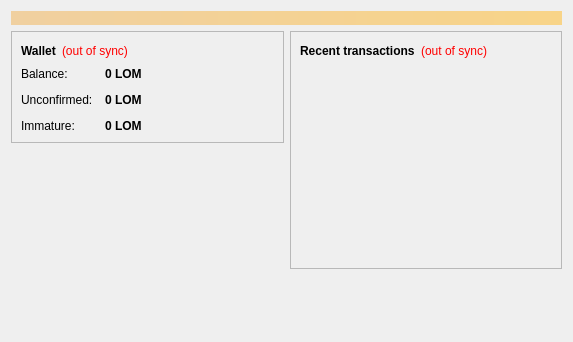
<?xml version="1.0" encoding="UTF-8"?>
<ui version="4.0">
 <class>OverviewPage</class>
 <widget class="QWidget" name="OverviewPage">
  <property name="geometry">
   <rect>
    <x>0</x>
    <y>0</y>
    <width>573</width>
    <height>342</height>
   </rect>
  </property>
  <property name="windowTitle">
   <string>Form</string>
  </property>
  <layout class="QVBoxLayout" name="topLayout">
   <item>
    <widget class="QLabel" name="labelAlerts">
     <property name="visible">
      <bool>false</bool>
     </property>
     <property name="styleSheet">
      <string notr="true">background-color: qlineargradient(x1: 0, y1: 0, x2: 1, y2: 0, stop:0 #F0D0A0, stop:1 #F8D488); color:#000000;</string>
     </property>
     <property name="wordWrap">
      <bool>true</bool>
     </property>
     <property name="margin">
      <number>3</number>
     </property>
    </widget>
   </item>
   <item>
    <layout class="QHBoxLayout" name="horizontalLayout" stretch="1,1">
     <item>
      <layout class="QVBoxLayout" name="verticalLayout_2">
       <item>
        <widget class="QFrame" name="frame">
         <property name="frameShape">
          <enum>QFrame::StyledPanel</enum>
         </property>
         <property name="frameShadow">
          <enum>QFrame::Raised</enum>
         </property>
         <layout class="QVBoxLayout" name="verticalLayout_4">
          <item>
           <layout class="QHBoxLayout" name="horizontalLayout_4">
            <item>
             <widget class="QLabel" name="label_5">
              <property name="font">
               <font>
                <weight>75</weight>
                <bold>true</bold>
               </font>
              </property>
              <property name="text">
               <string>Wallet</string>
              </property>
             </widget>
            </item>
            <item>
             <widget class="QLabel" name="labelWalletStatus">
              <property name="toolTip">
               <string>The displayed information may be out of date. Your wallet automatically synchronizes with the Lomeli network after a connection is established, but this process has not completed yet.</string>
              </property>
              <property name="styleSheet">
               <string notr="true">QLabel { color: red; }</string>
              </property>
              <property name="text">
               <string notr="true">(out of sync)</string>
              </property>
              <property name="alignment">
               <set>Qt::AlignLeading|Qt::AlignLeft|Qt::AlignVCenter</set>
              </property>
             </widget>
            </item>
            <item>
             <spacer name="horizontalSpacer_2">
              <property name="orientation">
               <enum>Qt::Horizontal</enum>
              </property>
              <property name="sizeHint" stdset="0">
               <size>
                <width>40</width>
                <height>20</height>
               </size>
              </property>
             </spacer>
            </item>
           </layout>
          </item>
          <item>
           <layout class="QFormLayout" name="formLayout_2">
            <property name="fieldGrowthPolicy">
             <enum>QFormLayout::AllNonFixedFieldsGrow</enum>
            </property>
            <property name="horizontalSpacing">
             <number>12</number>
            </property>
            <property name="verticalSpacing">
             <number>12</number>
            </property>
            <item row="0" column="0">
             <widget class="QLabel" name="label">
              <property name="text">
               <string>Balance:</string>
              </property>
             </widget>
            </item>
            <item row="0" column="1">
             <widget class="QLabel" name="labelBalance">
              <property name="font">
               <font>
                <weight>75</weight>
                <bold>true</bold>
               </font>
              </property>
              <property name="cursor">
               <cursorShape>IBeamCursor</cursorShape>
              </property>
              <property name="toolTip">
               <string>Your current balance</string>
              </property>
              <property name="text">
               <string notr="true">0 LOM</string>
              </property>
              <property name="textInteractionFlags">
               <set>Qt::LinksAccessibleByMouse|Qt::TextSelectableByKeyboard|Qt::TextSelectableByMouse</set>
              </property>
             </widget>
            </item>
            <item row="1" column="0">
             <widget class="QLabel" name="label_3">
              <property name="text">
               <string>Unconfirmed:</string>
              </property>
             </widget>
            </item>
            <item row="1" column="1">
             <widget class="QLabel" name="labelUnconfirmed">
              <property name="font">
               <font>
                <weight>75</weight>
                <bold>true</bold>
               </font>
              </property>
              <property name="cursor">
               <cursorShape>IBeamCursor</cursorShape>
              </property>
              <property name="toolTip">
               <string>Total of transactions that have yet to be confirmed, and do not yet count toward the current balance</string>
              </property>
              <property name="text">
               <string notr="true">0 LOM</string>
              </property>
              <property name="textInteractionFlags">
               <set>Qt::LinksAccessibleByMouse|Qt::TextSelectableByKeyboard|Qt::TextSelectableByMouse</set>
              </property>
             </widget>
            </item>
            <item row="2" column="0">
             <widget class="QLabel" name="labelImmatureText">
              <property name="text">
               <string>Immature:</string>
              </property>
             </widget>
            </item>
            <item row="2" column="1">
             <widget class="QLabel" name="labelImmature">
              <property name="font">
               <font>
                <weight>75</weight>
                <bold>true</bold>
               </font>
              </property>
              <property name="toolTip">
               <string>Mined balance that has not yet matured</string>
              </property>
              <property name="text">
               <string notr="true">0 LOM</string>
              </property>
              <property name="textInteractionFlags">
               <set>Qt::LinksAccessibleByMouse|Qt::TextSelectableByKeyboard|Qt::TextSelectableByMouse</set>
              </property>
             </widget>
            </item>
           </layout>
          </item>
         </layout>
        </widget>
       </item>
       <item>
        <spacer name="verticalSpacer">
         <property name="orientation">
          <enum>Qt::Vertical</enum>
         </property>
         <property name="sizeHint" stdset="0">
          <size>
           <width>20</width>
           <height>40</height>
          </size>
         </property>
        </spacer>
       </item>
      </layout>
     </item>
     <item>
      <layout class="QVBoxLayout" name="verticalLayout_3">
       <item>
        <widget class="QFrame" name="frame_2">
         <property name="frameShape">
          <enum>QFrame::StyledPanel</enum>
         </property>
         <property name="frameShadow">
          <enum>QFrame::Raised</enum>
         </property>
         <layout class="QVBoxLayout" name="verticalLayout">
          <item>
           <layout class="QHBoxLayout" name="horizontalLayout_2">
            <item>
             <widget class="QLabel" name="label_4">
              <property name="text">
               <string>&lt;b&gt;Recent transactions&lt;/b&gt;</string>
              </property>
             </widget>
            </item>
            <item>
             <widget class="QLabel" name="labelTransactionsStatus">
              <property name="toolTip">
               <string>The displayed information may be out of date. Your wallet automatically synchronizes with the Lomeli network after a connection is established, but this process has not completed yet.</string>
              </property>
              <property name="styleSheet">
               <string notr="true">QLabel { color: red; }</string>
              </property>
              <property name="text">
               <string notr="true">(out of sync)</string>
              </property>
              <property name="alignment">
               <set>Qt::AlignRight|Qt::AlignTrailing|Qt::AlignVCenter</set>
              </property>
             </widget>
            </item>
            <item>
             <spacer name="horizontalSpacer">
              <property name="orientation">
               <enum>Qt::Horizontal</enum>
              </property>
              <property name="sizeHint" stdset="0">
               <size>
                <width>40</width>
                <height>20</height>
               </size>
              </property>
             </spacer>
            </item>
           </layout>
          </item>
          <item>
           <widget class="QListView" name="listTransactions">
            <property name="styleSheet">
             <string notr="true">QListView { background: transparent; }</string>
            </property>
            <property name="frameShape">
             <enum>QFrame::NoFrame</enum>
            </property>
            <property name="verticalScrollBarPolicy">
             <enum>Qt::ScrollBarAlwaysOff</enum>
            </property>
            <property name="horizontalScrollBarPolicy">
             <enum>Qt::ScrollBarAlwaysOff</enum>
            </property>
            <property name="selectionMode">
             <enum>QAbstractItemView::NoSelection</enum>
            </property>
           </widget>
          </item>
         </layout>
        </widget>
       </item>
       <item>
        <spacer name="verticalSpacer_2">
         <property name="orientation">
          <enum>Qt::Vertical</enum>
         </property>
         <property name="sizeHint" stdset="0">
          <size>
           <width>20</width>
           <height>40</height>
          </size>
         </property>
        </spacer>
       </item>
      </layout>
     </item>
    </layout>
   </item>
  </layout>
 </widget>
 <resources/>
 <connections/>
</ui>
